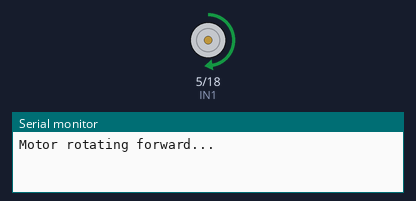
A sketch run on a simulated ESP32. Parts: motor-driver pin pairs drawn as motors (green arrow = first pin HIGH = forward, orange = second pin HIGH = backward, longer = more drive, scaled by the enable pin), the last lines printed to the serial monitor.

Above: at 1.0 s.
At 5.0 s:
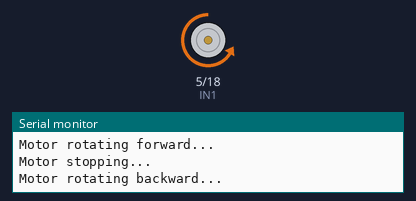
At 7.0 s:
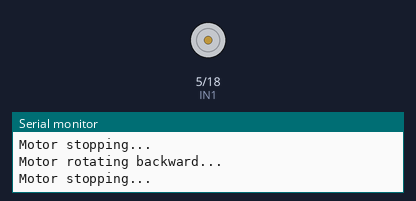
Timing chart, 0 to 10.4 s (numbered marks = the images above):
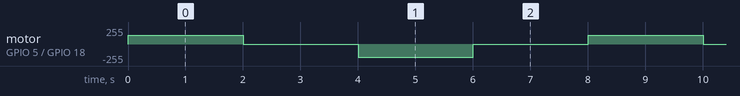

The sketch:

ESP32_L298N_DC_motor_interfacing.ino
```cpp
// Pin Definitions
#define IN1 5  // Direction control pin 1
#define IN2 18  // Direction control pin 2
#define ENA 19  // PWM pin for motor speed control

void setup() {
  // Set motor pins as outputs
  pinMode(IN1, OUTPUT);
  pinMode(IN2, OUTPUT);
  pinMode(ENA, OUTPUT);

  // Start Serial for debugging
  Serial.begin(115200);
}

void loop() {
  // Forward rotation
  Serial.println("Motor rotating forward...");
  digitalWrite(IN1, HIGH);
  digitalWrite(IN2, LOW);
  analogWrite(ENA, 128); // Set speed (range: 0-255)
  delay(2000);

  // Stop motor
  Serial.println("Motor stopping...");
  analogWrite(ENA, 0);
  delay(2000);

  // Reverse rotation
  Serial.println("Motor rotating backward...");
  digitalWrite(IN1, LOW);
  digitalWrite(IN2, HIGH);
  analogWrite(ENA, 200); // Set speed
  delay(2000);

  // Stop motor
  Serial.println("Motor stopping...");
  analogWrite(ENA, 0);
  delay(2000);
}
```

Measured:
- by itself, motor on GPIO 5 (IN1) / GPIO 18 (IN2): repeats every 8.0 s: stopped 2.0 s, backward 200/255 2.0 s, stopped 2.0 s, forward 128/255 2.0 s
